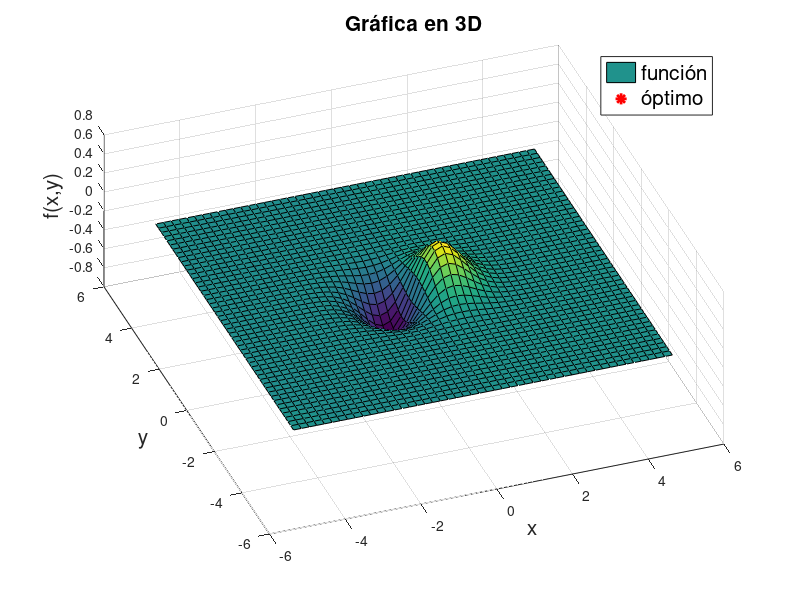
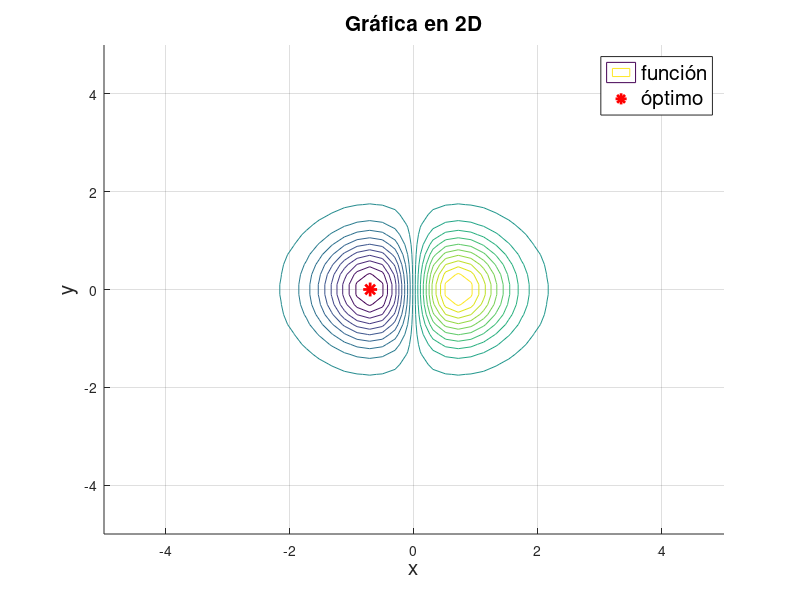
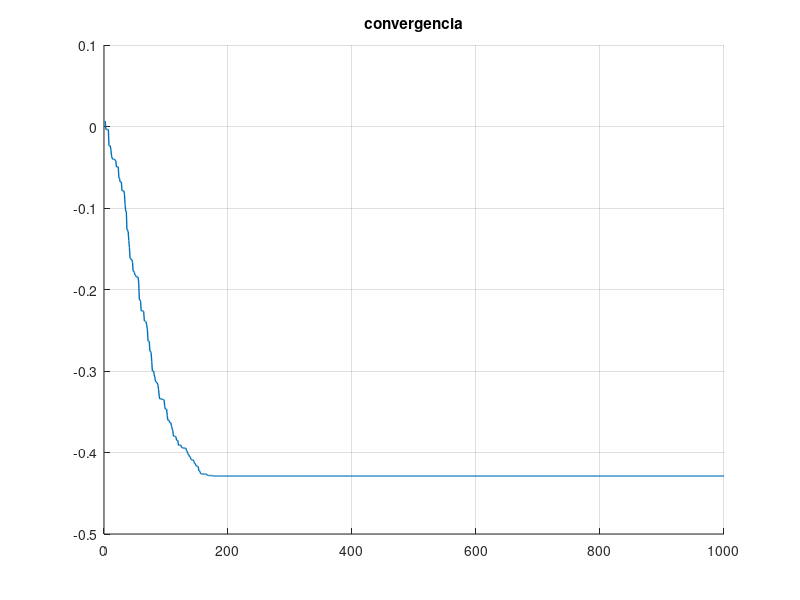

Write the MATLAB code that produced these figures, in order.
clear
close all
clc 

f = @(x,y) x.*exp(-x.^2-y.^2); % funcion objetivo
%f = @(x,y) (x-2).^2+(y-2).^2; % funcion objetivo 2
x_lim = linspace(-5,5,50); % límites para eje x, -5 es inferior, 5 es superior, con 50 puntos
y_lim = linspace(-5,5,50); % límites para eje y, -5 es inferior, 5 es superior, con 50 puntos
[x1,y1] = meshgrid(x_lim,y_lim); % creamos una rejilla de puntos (x,y) para crear el plot

xu=[2 2]';
xl=[-2 -2]';
D=2;
N=1000;
sigma=0.01;
x0=xl+(xu-xl).*rand(1,D);
%x0=[-2 -2]';
conv=zeros([1 N]);

for i=1:N
    r=normrnd(0,sigma,[D 1]);
    y=x0+r;
    j=randi([1 D]);
    if f(y(1), y(2))< f(x0(1), x0(2))
        x0=y;
    end
    conv(i)=f(x0(1),x0(2));
end
disp(["f(x,y)=" num2str(f(x0(1),x0(2)))])
disp(["x=" x0(1)])
disp(["y=" x0(2)])
z=f(x1,y1);

figure
hold on
grid on

surf(x1,y1,z) % plot de la rejilla en 3D
plot3(x0(1),x0(2),f(x0(1),x0(2)),'r*','LineWidth',2,'MarkerSize',10) % plot del minimo encontrado
%la solucion se plotea en las coordenadas que resulten de la iteracion en
%el vector x0
legend({'función','óptimo'},'FontSize',15)
title('Gráfica en 3D','FontSize',15)
xlabel('x','FontSize',15)
ylabel('y','FontSize',15)
zlabel('f(x,y)','FontSize',15)
view([-20,60]) % estos valores definen la vista 3D del plot

figure
hold on
grid on

contour(x1,y1,z,20) % plot de la rejilla en 2D
plot(x0(1),x0(2),'r*','LineWidth',2,'MarkerSize',10) % % plot del minimo encontrado
%la solucion se plotea en las coordenadas que resulten de la iteracion en
%el vector x0 pero ahora en 2D
legend({'función','óptimo'},'FontSize',15)

title('Gráfica en 2D','FontSize',15)
xlabel('x','FontSize',15)
ylabel('y','FontSize',15)

%convergencia
figure
hold on
grid on
plot(conv,'LineWidth',1);
xlim([0 N]);
title("convergencia")
